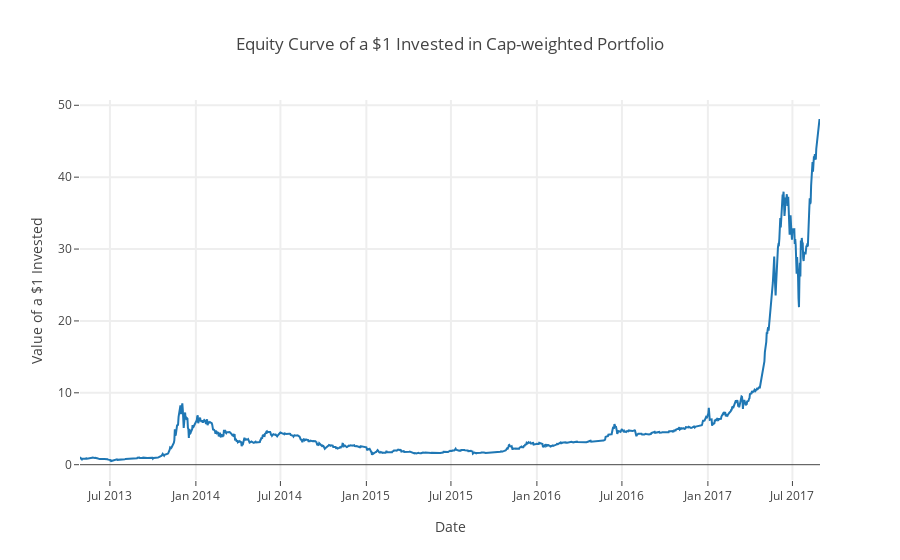

Source (notebook cell):
### Code cell
# Plot the PnL, save it
# Chart the BTC pricing data
# Plot
cap_crypto = go.Scatter(x=pnl.index, y=pnl)
# Layout
layout= go.Layout(
    title= 'Equity Curve of a $1 Invested in Cap-weighted Portfolio',
    hovermode= 'closest',
    xaxis= dict(
        title= 'Date',
        ticklen= 5,
        zeroline= False,
        gridwidth= 2,
    ),
    yaxis=dict(
        title= 'Value of a $1 Invested',
        ticklen= 5,
        gridwidth= 2,
    ),
    showlegend= False
)
fig = go.Figure(data = [cap_crypto], layout = layout)
py.iplot(fig)

### Figure 1 — Plotly figure (JSON) as saved in the notebook; plotly's stock layout.template omitted (floating-point values rounded to 4 significant figures; data arrays with more than 128 entries replaced by an {"elided": "..."} marker saying what was removed)
{"data": [{"type": "scatter", "x": {"elided": "1585 str values"}, "y": {"elided": "1585 float values"}}], "layout": {"hovermode": "closest", "showlegend": false, "title": "Equity Curve of a $1 Invested in Cap-weighted Portfolio", "xaxis": {"gridwidth": 2, "ticklen": 5, "title": "Date", "zeroline": false}, "yaxis": {"gridwidth": 2, "ticklen": 5, "title": "Value of a $1 Invested"}}}
